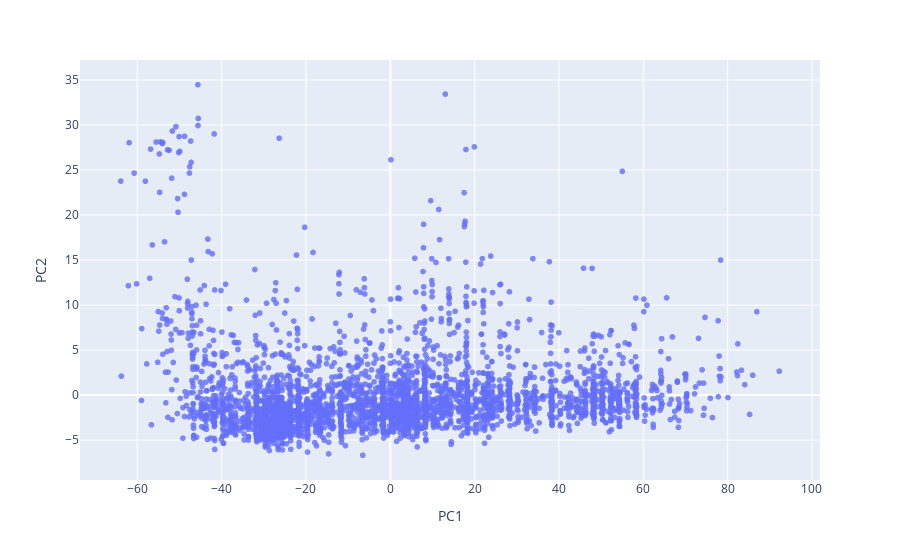

This figure's notebook cell:
### Code cell
fig

### Figure 1 — Plotly figure (JSON) as saved in the notebook; plotly's stock layout.template omitted (floating-point values rounded to 4 significant figures; data arrays with more than 128 entries replaced by an {"elided": "..."} marker saying what was removed)
{"data": [{"hovertemplate": "PC1=%{x}<br>PC2=%{y}<extra></extra>", "legendgroup": "", "marker": {"color": "#636efa", "opacity": 0.8, "symbol": "circle"}, "mode": "markers", "name": "", "showlegend": false, "type": "scattergl", "x": {"elided": "3537 float values"}, "xaxis": "x", "y": {"elided": "3537 float values"}, "yaxis": "y"}], "layout": {"legend": {"tracegroupgap": 0}, "margin": {"t": 60}, "xaxis": {"anchor": "y", "domain": [0, 1], "title": {"text": "PC1"}}, "yaxis": {"anchor": "x", "domain": [0, 1], "title": {"text": "PC2"}}}}
